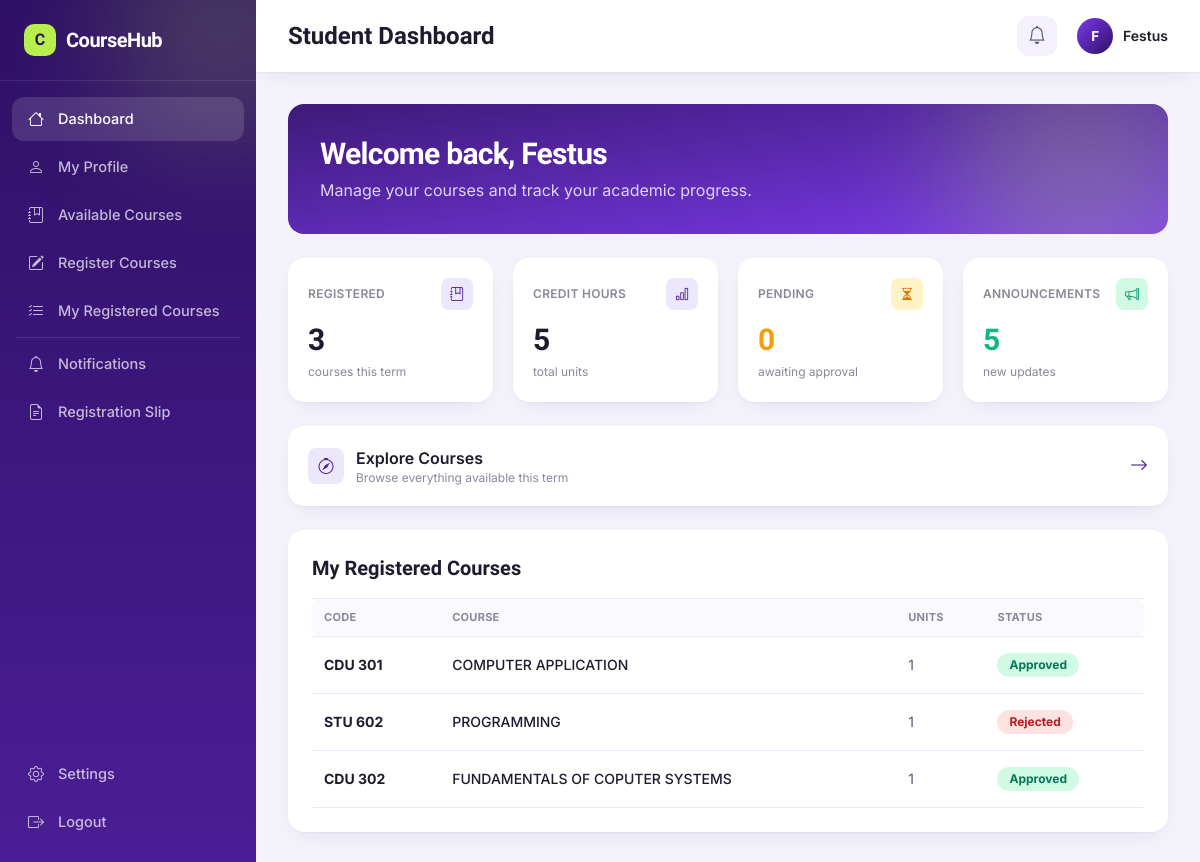
/dashboard/student/ (signed in), run on an earlier commit of the app's database.
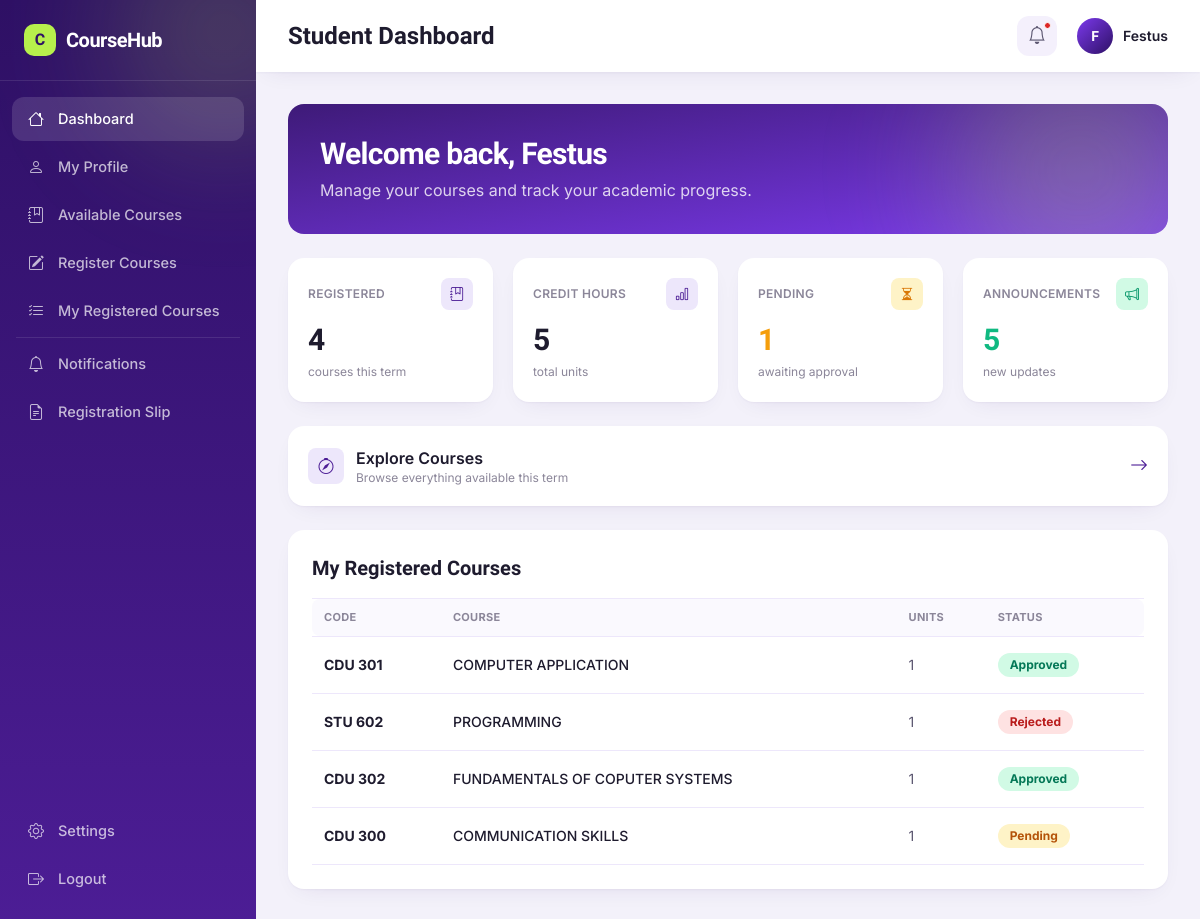
And on a later commit of the database.
### registrations/models.py (models this page shows, shortened)
class CourseRegistration(models.Model):
    student = models.ForeignKey(Student, on_delete=models.CASCADE, related_name='registrations')
    course = models.ForeignKey(Course, on_delete=models.CASCADE, related_name='registrations')
    status = models.CharField(max_length=20, choices=[('pending', 'Pending'), ('approved', 'Approved'), ('rejected', 'Rejected')], default='pending')
    registered_at = models.DateTimeField(auto_now_add=True)
    class Meta:
        unique_together = ('student', 'course')
        verbose_name_plural = 'Course Registrations'

### courses/models.py (models this page shows, shortened)
class Course(models.Model):
    department = models.ForeignKey(
        Department,
        on_delete=models.CASCADE,
        related_name='courses',
        verbose_name='Department/School',
        help_text='Select the department or school offering this course.',
    )
    code = models.CharField(max_length=20, unique=True)
    title = models.CharField(max_length=200)
    description = models.TextField(blank=True)
    credit_hours = models.PositiveIntegerField(
        default=3,
        verbose_name='Units',
        help_text='Number of credit units for this course.',
    )
    semester = models.CharField(max_length=50, blank=True)
    is_active = models.BooleanField(default=True)
    created_at = models.DateTimeField(auto_now_add=True)
    class Meta:
        verbose_name_plural = 'Courses'

### dashboard/views.py (the view)
# urls.py: path("student/", views.student_dashboard, name="student_dashboard"),
@login_required
def student_dashboard(request):
    student = get_student(request)
    registrations = CourseRegistration.objects.filter(student=student).select_related('course') if student else []
    courses = Course.objects.filter(is_active=True)
    pending = registrations.filter(status='pending').count() if student else 0
    context = {
        'student': student,
        'registrations': registrations,
        'courses': courses,
        'pending_count': pending,
    }
    return render(request, "dashboard/student_dashboard.html", context)

### dashboard/views.py (called while the page is built)
def get_student(request):
    return Student.objects.filter(user=request.user).first()

### templates/dashboard/student_dashboard.html (shortened to what the changed rows need)
<!DOCTYPE html>
<html lang="en">
<head>
    <script src="https://cdn.tailwindcss.com"></script>
    <link rel="stylesheet" href="https://cdn.jsdelivr.net/npm/bootstrap-icons@1.11.3/font/bootstrap-icons.min.css">
</head>
<body class="bg-[#F3F1FA] text-ink antialiased">
<div class="flex min-h-screen">
    <main class="flex-1 min-w-0">
        <header class="bg-white shadow-card px-4 sm:px-8 py-4 flex justify-between items-center sticky top-0 z-20">
            <div class="flex items-center gap-3">
                <h1 class="font-display text-lg sm:text-2xl font-bold">
                    Student Dashboard
                </h1>
            </div>
            <div class="flex items-center gap-4 sm:gap-5">
               <a href="{% url 'student_notifications' %}"
                    class="relative w-9 h-9 sm:w-10 sm:h-10 rounded-xl bg-violet-100/60 flex items-center justify-center text-inksoft hover:text-violet-700">
                    <i class="bi bi-bell text-lg"></i>
                    {% if pending_count %}
                    <span class="absolute top-1.5 right-1.5 w-[7px] h-[7px] rounded-full bg-red-600 border-[1.5px] border-white"></span>
                     {% endif %}
               </a>
            </div>
        </header>
        <div class="p-4 sm:p-8">
            <div class="relative overflow-hidden rounded-2xl bg-gradient-to-br from-violet-800 to-violet-500 text-white p-6 sm:p-8 mb-6">
                <h2 class="relative font-display text-xl sm:text-3xl font-bold tracking-tight">
                    Welcome back, {{ student.user.username|default:'Student' }}
                </h2>
            </div>
            <div class="grid grid-cols-2 lg:grid-cols-4 gap-3 sm:gap-5 mb-6">
                <div class="bg-white rounded-2xl shadow-card p-4 sm:p-5">
                    <div class="flex items-center justify-between mb-2 sm:mb-3">
                        <h3 class="text-[11px] sm:text-xs font-semibold uppercase tracking-wide text-muted">Registered</h3>
                        <div class="w-8 h-8 rounded-lg bg-violet-100 text-violet-700 flex items-center justify-center shrink-0">
                        </div>
                    </div>
                    <p class="font-display text-2xl sm:text-3xl font-bold">{{ registrations|length }}</p>
                    <span class="text-xs text-muted">courses this term</span>
                </div>
                <div class="bg-white rounded-2xl shadow-card p-4 sm:p-5">
                    <div class="flex items-center justify-between mb-2 sm:mb-3">
                        <h3 class="text-[11px] sm:text-xs font-semibold uppercase tracking-wide text-muted">Pending</h3>
                        <div class="w-8 h-8 rounded-lg bg-amber-100 text-amber-600 flex items-center justify-center shrink-0">
                        </div>
                    </div>
                    <p class="font-display text-2xl sm:text-3xl font-bold text-amber-500">{{ pending_count }}</p>
                    <span class="text-xs text-muted">awaiting approval</span>
                </div>
            </div>
            <div class="bg-white rounded-2xl shadow-card p-4 sm:p-6">
                <h2 class="font-display text-lg sm:text-xl font-bold mb-4">
                    My Registered Courses
                </h2>
                <div class="overflow-x-auto -mx-4 sm:mx-0 px-4 sm:px-0">
                <table class="w-full border-collapse min-w-[520px]">
                    <thead>
                        <tr>
                            <th class="text-left text-[11px] uppercase tracking-wide font-bold text-muted px-3 py-2.5 bg-[#FAF9FE] border-y border-violet-100 rounded-l-lg">Code</th>
                            <th class="text-left text-[11px] uppercase tracking-wide font-bold text-muted px-3 py-2.5 bg-[#FAF9FE] border-y border-violet-100">Course</th>
                            <th class="text-left text-[11px] uppercase tracking-wide font-bold text-muted px-3 py-2.5 bg-[#FAF9FE] border-y border-violet-100">Units</th>
                            <th class="text-left text-[11px] uppercase tracking-wide font-bold text-muted px-3 py-2.5 bg-[#FAF9FE] border-y border-violet-100 rounded-r-lg">Status</th>
                        </tr>
                    </thead>
                    <tbody>
                        {% for registration in registrations %}
                        <tr class="hover:bg-[#FAF9FE] transition-colors">
                            <td class="px-3 py-4 text-sm font-bold border-b border-violet-100">{{ registration.course.code }}</td>
                            <td class="px-3 py-4 text-sm font-medium border-b border-violet-100">{{ registration.course.title }}</td>
                            <td class="px-3 py-4 text-sm text-inksoft border-b border-violet-100">{{ registration.course.credit_hours }}</td>
                            <td class="px-3 py-4 text-sm border-b border-violet-100">
                                <span class="{% if registration.status == 'approved' %}bg-emerald-100 text-emerald-700{% elif registration.status == 'rejected' %}bg-red-100 text-red-700{% else %}bg-amber-100 text-amber-700{% endif %} inline-flex items-center px-3 py-1 rounded-full text-xs font-bold whitespace-nowrap">
                                    {{ registration.status|title }}
                                </span>
                            </td>
                        </tr>
                        {% endfor %}
                    </tbody>
                </table>
                </div>
            </div>
        </div>
    </main>
</div>
</body>
</html>

What changed in the data, as far as the page shows it:
added CourseRegistration: course.code "CDU 300", course "COMMUNICATION SKILLS", course.credit_hours "1", status "Pending"
Also different on the page:
{{ registrations|length }}: "3" → "4"
{{ pending_count }}: "0" → "1"
